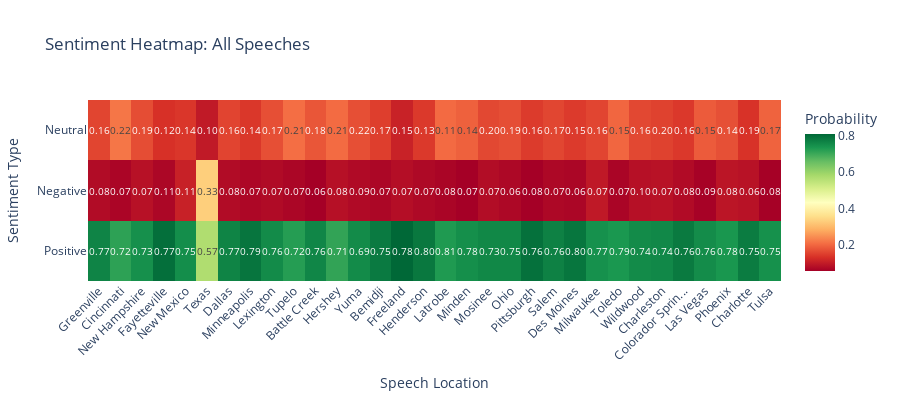

Here is the notebook cell this chart was saved with:
### Markdown cell above
## Sentiment Heatmap

Visualizing sentiment patterns across speeches in a compact heatmap format.

### Code cell
# Create sentiment heatmap
heatmap_data = sentiment_df[['positive', 'negative', 'neutral']].T
heatmap_data.columns = [f"{row['location'][:15]}..." if len(row['location']) > 15 
                        else row['location'] 
                        for _, row in sentiment_df.iterrows()]

fig = go.Figure(data=go.Heatmap(
    z=heatmap_data.values,
    x=heatmap_data.columns,
    y=['Positive', 'Negative', 'Neutral'],
    colorscale='RdYlGn',
    text=heatmap_data.values,
    texttemplate='%{text:.2f}',
    textfont={"size": 10},
    colorbar=dict(title="Probability")
))

fig.update_layout(
    title='Sentiment Heatmap: All Speeches',
    xaxis_title='Speech Location',
    yaxis_title='Sentiment Type',
    height=400,
    template='plotly_white'
)

fig.update_xaxes(tickangle=-45)
fig.show()

### Figure 1 — Plotly figure (JSON) as saved in the notebook; plotly's stock layout.template omitted (floating-point values rounded to 4 significant figures)
{"data": [{"colorbar": {"title": {"text": "Probability"}}, "colorscale": [[0, "rgb(165,0,38)"], [0.1, "rgb(215,48,39)"], [0.2, "rgb(244,109,67)"], [0.3, "rgb(253,174,97)"], [0.4, "rgb(254,224,139)"], [0.5, "rgb(255,255,191)"], [0.6, "rgb(217,239,139)"], [0.7, "rgb(166,217,106)"], [0.8, "rgb(102,189,99)"], [0.9, "rgb(26,152,80)"], [1, "rgb(0,104,55)"]], "text": [[0.766, 0.716, 0.7333, 0.77, 0.7509, 0.5697, 0.7665, 0.7892, 0.7551, 0.7234, 0.762, 0.7112, 0.6898, 0.7549, 0.7809, 0.7982, 0.8097, 0.7843, 0.7295, 0.7492, 0.7602, 0.7603, 0.7954, 0.7702, 0.7881, 0.7448, 0.7351, 0.7554, 0.7599, 0.7814, 0.7528, 0.7467, 0.7364, 0.7783, 0.7453], [0.07576, 0.06597, 0.07347, 0.1076, 0.1087, 0.3322, 0.07595, 0.06922, 0.07433, 0.06705, 0.0583, 0.08268, 0.09261, 0.07405, 0.06887, 0.06851, 0.07968, 0.07132, 0.06565, 0.05785, 0.07776, 0.07021, 0.05767, 0.07011, 0.0663, 0.09681, 0.06543, 0.08255, 0.08554, 0.07552, 0.06109, 0.08498, 0.09077, 0.08663, 0.05942], [0.1582, 0.2181, 0.1932, 0.1224, 0.1405, 0.09808, 0.1575, 0.1416, 0.1706, 0.2095, 0.1797, 0.2061, 0.2175, 0.171, 0.1502, 0.1332, 0.1107, 0.1444, 0.2048, 0.193, 0.162, 0.1695, 0.1469, 0.1597, 0.1456, 0.1584, 0.1994, 0.162, 0.1545, 0.1431, 0.1861, 0.1684, 0.1728, 0.1351, 0.1953]], "textfont": {"size": 10}, "texttemplate": "%{text:.2f}", "type": "heatmap", "x": ["Greenville", "Cincinnati", "New Hampshire", "Fayetteville", "New Mexico", "Texas", "Dallas", "Minneapolis", "Lexington", "Tupelo", "Battle Creek", "Hershey", "New Hampshire", "Yuma", "Bemidji", "Fayetteville", "Freeland", "Henderson", "Latrobe", "Minden", "Mosinee", "Ohio", "Pittsburgh", "Salem", "Des Moines", "Milwaukee", "Toledo", "Wildwood", "Charleston", "Colorador Sprin...", "Las Vegas", "New Hampshire", "Phoenix", "Charlotte", "Tulsa"], "y": ["Positive", "Negative", "Neutral"], "z": [[0.766, 0.716, 0.7333, 0.77, 0.7509, 0.5697, 0.7665, 0.7892, 0.7551, 0.7234, 0.762, 0.7112, 0.6898, 0.7549, 0.7809, 0.7982, 0.8097, 0.7843, 0.7295, 0.7492, 0.7602, 0.7603, 0.7954, 0.7702, 0.7881, 0.7448, 0.7351, 0.7554, 0.7599, 0.7814, 0.7528, 0.7467, 0.7364, 0.7783, 0.7453], [0.07576, 0.06597, 0.07347, 0.1076, 0.1087, 0.3322, 0.07595, 0.06922, 0.07433, 0.06705, 0.0583, 0.08268, 0.09261, 0.07405, 0.06887, 0.06851, 0.07968, 0.07132, 0.06565, 0.05785, 0.07776, 0.07021, 0.05767, 0.07011, 0.0663, 0.09681, 0.06543, 0.08255, 0.08554, 0.07552, 0.06109, 0.08498, 0.09077, 0.08663, 0.05942], [0.1582, 0.2181, 0.1932, 0.1224, 0.1405, 0.09808, 0.1575, 0.1416, 0.1706, 0.2095, 0.1797, 0.2061, 0.2175, 0.171, 0.1502, 0.1332, 0.1107, 0.1444, 0.2048, 0.193, 0.162, 0.1695, 0.1469, 0.1597, 0.1456, 0.1584, 0.1994, 0.162, 0.1545, 0.1431, 0.1861, 0.1684, 0.1728, 0.1351, 0.1953]]}], "layout": {"height": 400, "title": {"text": "Sentiment Heatmap: All Speeches"}, "xaxis": {"tickangle": -45, "title": {"text": "Speech Location"}}, "yaxis": {"title": {"text": "Sentiment Type"}}}}
